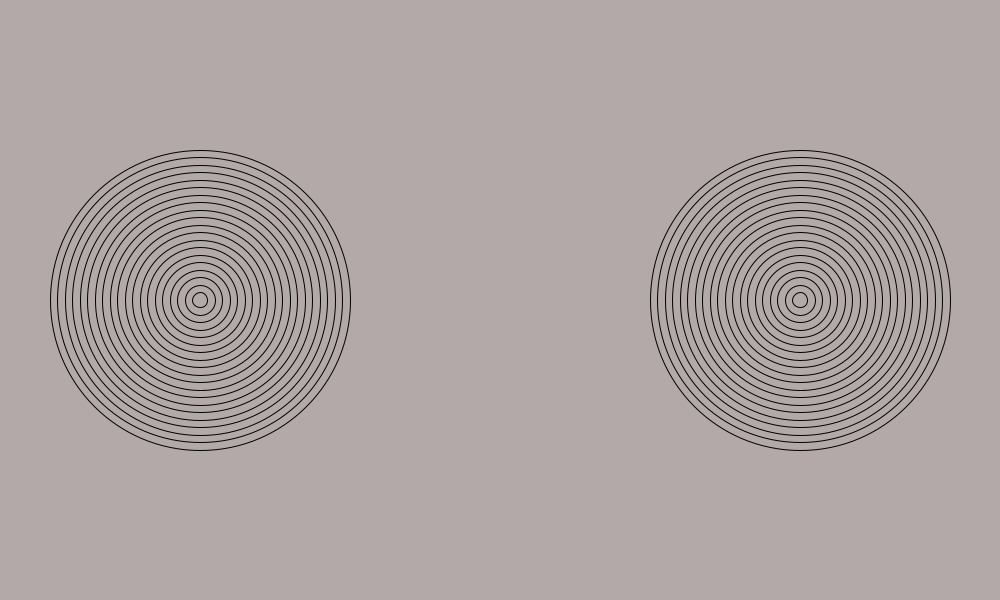
Frame 1 (no input)
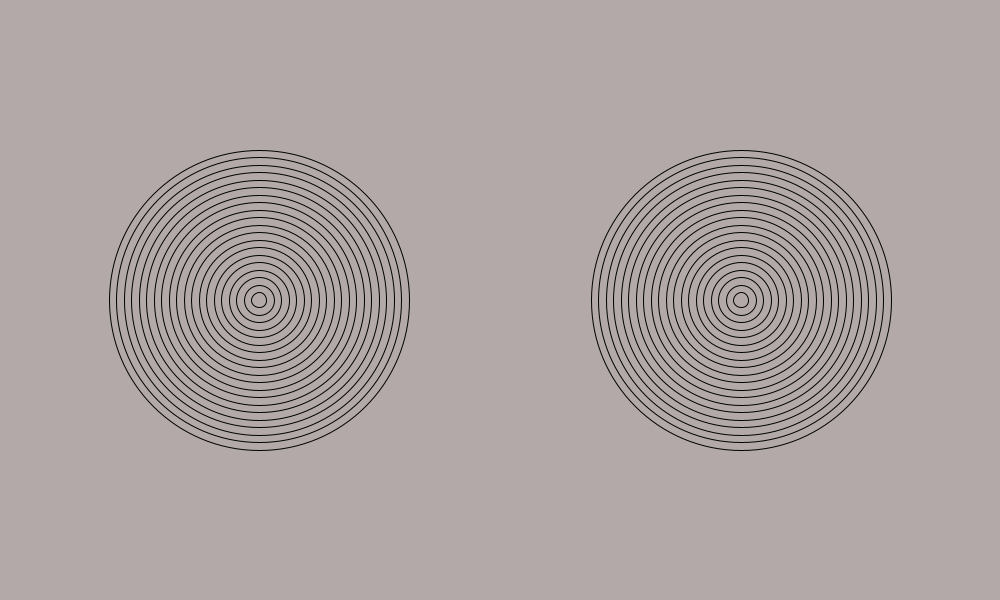
Frame 60 (the mouse pressed at the canvas centre just before this capture)
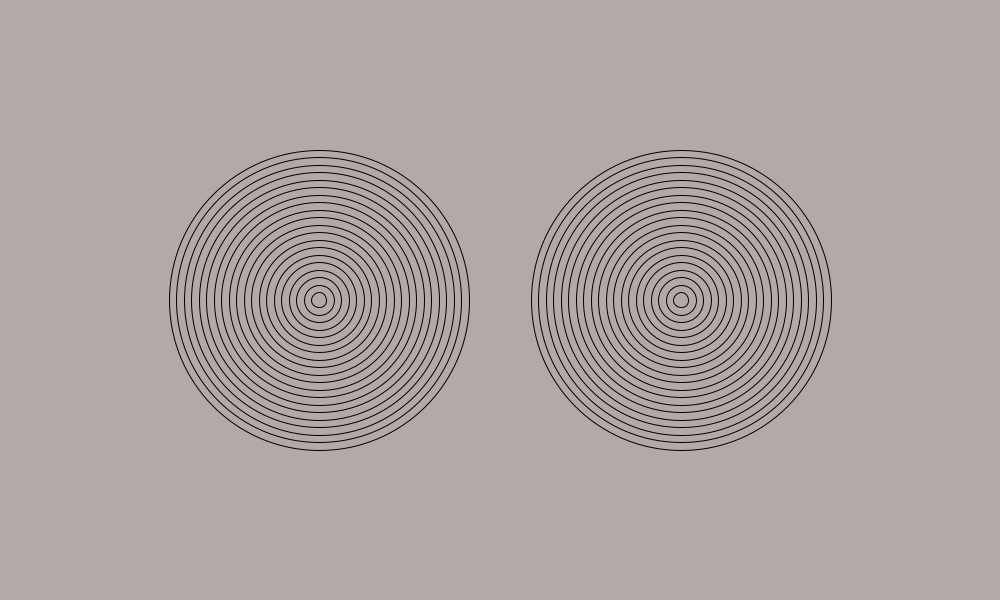
Frame 120 (the mouse held since frame 60 and released just before this capture)

The Processing sketch that drew these frames (run headless with seeded random() and noise(); from frame 60 on, the mouse is pressed at the canvas centre):

// Processing sketch: intersecting
// ── intersecting.pde
int x1 = 200;
int x2 = 800;
void setup(){
  size (1000, 600); 
}


void draw(){
     background(#B4A9A9);

    for (int i=300; i>0; i=i-15){
      noFill();
      ellipse (x1, 300, i, i);
  }
  x1++;
    for (int i=300; i>0; i=i-15){
       ellipse (x2, 300, i, i);
}
   x2--;
   if (x1>1000){
    x1=200; 
   }
   if (x2<0){
    x2=800; 
   }
}
